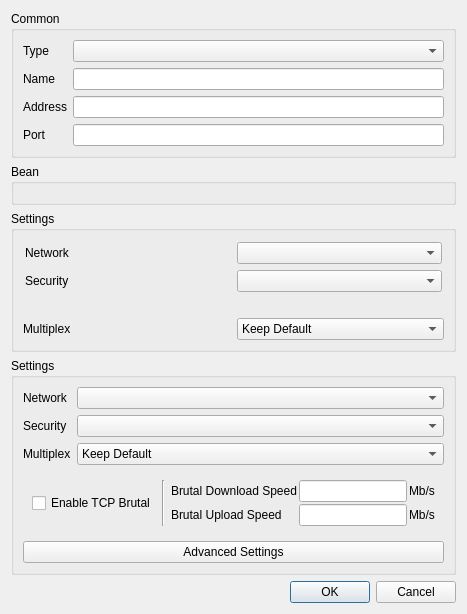
    <widget class="QWidget" name="left_w" native="true">
     <property name="sizePolicy">
      <sizepolicy hsizetype="Minimum" vsizetype="Maximum">
       <horstretch>0</horstretch>
       <verstretch>0</verstretch>
      </sizepolicy>
     </property>
     <property name="minimumSize">
      <size>
       <width>400</width>
       <height>0</height>
      </size>
     </property>
     <layout class="QVBoxLayout" name="left">
      <property name="sizeConstraint">
       <enum>QLayout::SizeConstraint::SetDefaultConstraint</enum>
      </property>
      <item>
       <widget class="QGroupBox" name="groupBox">
        <property name="sizePolicy">
         <sizepolicy hsizetype="Preferred" vsizetype="Maximum">
          <horstretch>0</horstretch>
          <verstretch>0</verstretch>
         </sizepolicy>
        </property>
        <property name="title">
         <string>Common</string>
        </property>
        <layout class="QVBoxLayout" name="verticalLayout_3">
         <item>
          <layout class="QGridLayout" name="gridLayout_2">
           <item row="2" column="1">
            <widget class="MyLineEdit" name="address"/>
           </item>
           <item row="1" column="1">
            <widget class="MyLineEdit" name="name"/>
           </item>
           <item row="3" column="1">
            <widget class="QLineEdit" name="port"/>
           </item>
           <item row="0" column="0">
            <widget class="QLabel" name="type_l">
             <property name="text">
              <string>Type</string>
             </property>
            </widget>
           </item>
           <item row="3" column="0">
            <widget class="QLabel" name="port_l">
             <property name="text">
              <string>Port</string>
             </property>
            </widget>
           </item>
           <item row="2" column="0">
            <widget class="QLabel" name="address_l">
             <property name="text">
              <string>Address</string>
             </property>
            </widget>
           </item>
           <item row="1" column="0">
            <widget class="QLabel" name="label">
             <property name="text">
              <string>Name</string>
             </property>
            </widget>
           </item>
           <item row="0" column="1">
            <widget class="QComboBox" name="type"/>
           </item>
          </layout>
         </item>
        </layout>
       </widget>
      </item>
      <item>
       <widget class="QGroupBox" name="bean">
        <property name="sizePolicy">
         <sizepolicy hsizetype="Preferred" vsizetype="Maximum">
          <horstretch>0</horstretch>
          <verstretch>0</verstretch>
         </sizepolicy>
        </property>
        <property name="title">
         <string notr="true">Bean</string>
        </property>
        <layout class="QVBoxLayout" name="verticalLayout_4">
         <item>
          <widget class="QWidget" name="fake" native="true"/>
         </item>
        </layout>
       </widget>
      </item>
      <item>
       <widget class="QGroupBox" name="xray_settings_box">
        <property name="title">
         <string>Settings</string>
        </property>
        <layout class="QVBoxLayout" name="verticalLayout_9">
         <property name="leftMargin">
          <number>0</number>
         </property>
         <property name="topMargin">
          <number>0</number>
         </property>
         <property name="rightMargin">
          <number>0</number>
         </property>
         <property name="bottomMargin">
          <number>0</number>
         </property>
         <item>
          <widget class="QWidget" name="widget_4" native="true">
           <layout class="QGridLayout" name="gridLayout_4">
            <property name="leftMargin">
             <number>11</number>
            </property>
            <property name="topMargin">
             <number>11</number>
            </property>
            <property name="rightMargin">
             <number>11</number>
            </property>
            <property name="bottomMargin">
             <number>11</number>
            </property>
            <item row="0" column="0">
             <widget class="QLabel" name="label_9">
              <property name="text">
               <string>Network</string>
              </property>
             </widget>
            </item>
            <item row="0" column="1">
             <widget class="QComboBox" name="xray_network"/>
            </item>
            <item row="1" column="0">
             <widget class="QLabel" name="label_10">
              <property name="text">
               <string>Security</string>
              </property>
             </widget>
            </item>
            <item row="1" column="1">
             <widget class="QComboBox" name="xray_security"/>
            </item>
           </layout>
          </widget>
         </item>
         <item>
          <widget class="QWidget" name="xray_mux_box" native="true">
           <layout class="QGridLayout" name="gridLayout_8">
            <item row="0" column="0">
             <widget class="QLabel" name="label_17">
              <property name="text">
               <string>Multiplex</string>
              </property>
             </widget>
            </item>
            <item row="0" column="1">
             <widget class="QComboBox" name="xray_mux">
              <item>
               <property name="text">
                <string>Keep Default</string>
               </property>
              </item>
              <item>
               <property name="text">
                <string>Enabled</string>
               </property>
              </item>
              <item>
               <property name="text">
                <string>Disabled</string>
               </property>
              </item>
             </widget>
            </item>
           </layout>
          </widget>
         </item>
        </layout>
       </widget>
      </item>
      <item>
       <widget class="QGroupBox" name="stream_box">
        <property name="sizePolicy">
         <sizepolicy hsizetype="Preferred" vsizetype="Maximum">
          <horstretch>0</horstretch>
          <verstretch>0</verstretch>
         </sizepolicy>
        </property>
        <property name="minimumSize">
         <size>
          <width>0</width>
          <height>0</height>
         </size>
        </property>
        <property name="title">
         <string>Settings</string>
        </property>
        <layout class="QVBoxLayout" name="verticalLayout">
         <item>
          <layout class="QGridLayout" name="_2">
           <item row="2" column="0">
            <widget class="QLabel" name="multiplex_l">
             <property name="toolTip">
              <string>Server support is required</string>
             </property>
             <property name="text">
              <string>Multiplex</string>
             </property>
            </widget>
           </item>
           <item row="1" column="0">
            <widget class="QLabel" name="security_l">
             <property name="toolTip">
              <string>Transport Layer Security. It must be consistent with the server, otherwise, the connection cannot be established.</string>
             </property>
             <property name="text">
              <string>Security</string>
             </property>
            </widget>
           </item>
           <item row="1" column="1">
            <widget class="QComboBox" name="security">
             <item>
              <property name="text">
               <string notr="true"/>
              </property>
             </item>
             <item>
              <property name="text">
               <string notr="true">tls</string>
              </property>
             </item>
            </widget>
           </item>
           <item row="0" column="0">
            <widget class="QLabel" name="network_l">
             <property name="toolTip">
              <string>The underlying transport method. It must be consistent with the server, otherwise, the connection cannot be established.</string>
             </property>
             <property name="text">
              <string>Network</string>
             </property>
            </widget>
           </item>
           <item row="2" column="1">
            <widget class="QComboBox" name="multiplex">
             <item>
              <property name="text">
               <string>Keep Default</string>
              </property>
             </item>
             <item>
              <property name="text">
               <string>On</string>
              </property>
             </item>
             <item>
              <property name="text">
               <string>Off</string>
              </property>
             </item>
            </widget>
           </item>
           <item row="0" column="1">
            <widget class="QComboBox" name="network">
             <property name="sizePolicy">
              <sizepolicy hsizetype="Expanding" vsizetype="Fixed">
               <horstretch>0</horstretch>
               <verstretch>0</verstretch>
              </sizepolicy>
             </property>
             <item>
              <property name="text">
               <string notr="true"/>
              </property>
             </item>
             <item>
              <property name="text">
               <string notr="true">tcp</string>
              </property>
             </item>
             <item>
              <property name="text">
               <string notr="true">ws</string>
              </property>
             </item>
             <item>
              <property name="text">
               <string notr="true">httpupgrade</string>
              </property>
             </item>
             <item>
              <property name="text">
               <string notr="true">http</string>
              </property>
             </item>
             <item>
              <property name="text">
               <string notr="true">grpc</string>
              </property>
             </item>
             <item>
              <property name="text">
               <string notr="true">quic</string>
              </property>
             </item>
            </widget>
           </item>
          </layout>
         </item>
         <item>
          <widget class="QWidget" name="brutal_box" native="true">
           <layout class="QHBoxLayout" name="horizontalLayout_5">
            <item>
             <widget class="QCheckBox" name="brutal_enable">
              <property name="toolTip">
               <string>&lt;html&gt;&lt;head/&gt;&lt;body&gt;&lt;p&gt;Overrides mux to On&lt;/p&gt;&lt;/body&gt;&lt;/html&gt;</string>
              </property>
              <property name="text">
               <string>Enable TCP Brutal</string>
              </property>
             </widget>
            </item>
            <item>
             <widget class="Line" name="line_2">
              <property name="orientation">
               <enum>Qt::Orientation::Vertical</enum>
              </property>
             </widget>
            </item>
            <item>
             <widget class="QWidget" name="widget" native="true">
              <layout class="QGridLayout" name="gridLayout_3">
               <property name="leftMargin">
                <number>0</number>
               </property>
               <property name="topMargin">
                <number>0</number>
               </property>
               <property name="rightMargin">
                <number>0</number>
               </property>
               <property name="bottomMargin">
                <number>0</number>
               </property>
               <property name="spacing">
                <number>2</number>
               </property>
               <item row="0" column="0">
                <widget class="QLabel" name="brutal_speed_l">
                 <property name="toolTip">
                  <string>&lt;html&gt;&lt;head/&gt;&lt;body&gt;&lt;p&gt;Server to Client TCP Brutal Speed&lt;/p&gt;&lt;/body&gt;&lt;/html&gt;</string>
                 </property>
                 <property name="text">
                  <string>Brutal Download Speed</string>
                 </property>
                </widget>
               </item>
               <item row="0" column="2">
                <widget class="QLabel" name="brutal_speed_u">
                 <property name="text">
                  <string>Mb/s</string>
                 </property>
                </widget>
               </item>
               <item row="0" column="1">
                <widget class="QLineEdit" name="brutal_d_speed"/>
               </item>
               <item row="1" column="0">
                <widget class="QLabel" name="label_4">
                 <property name="text">
                  <string>Brutal Upload Speed</string>
                 </property>
                </widget>
               </item>
               <item row="1" column="1">
                <widget class="QLineEdit" name="brutal_u_speed"/>
               </item>
               <item row="1" column="2">
                <widget class="QLabel" name="label_7">
                 <property name="text">
                  <string>Mb/s</string>
                 </property>
                </widget>
               </item>
              </layout>
             </widget>
            </item>
           </layout>
          </widget>
         </item>
         <item>
          <widget class="QPushButton" name="advanced_button">
           <property name="text">
            <string>Advanced Settings</string>
           </property>
          </widget>
         </item>
        </layout>
       </widget>
      </item>
      <item>
       <layout class="QHBoxLayout" name="horizontalLayout_4">
        <item>
         <widget class="QDialogButtonBox" name="buttonBox">
          <property name="sizePolicy">
           <sizepolicy hsizetype="Expanding" vsizetype="Fixed">
            <horstretch>0</horstretch>
            <verstretch>0</verstretch>
           </sizepolicy>
          </property>
          <property name="orientation">
           <enum>Qt::Orientation::Horizontal</enum>
          </property>
          <property name="standardButtons">
           <set>QDialogButtonBox::StandardButton::Cancel|QDialogButtonBox::StandardButton::Ok</set>
          </property>
         </widget>
        </item>
       </layout>
      </item>
     </layout>
    </widget>
